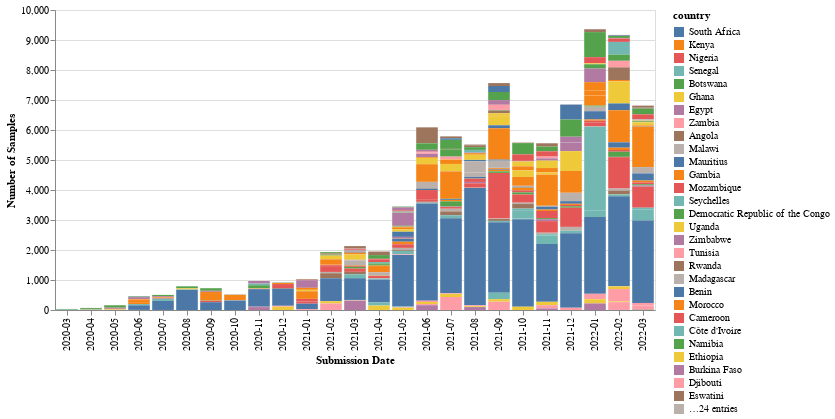

The cell this chart's notebook holds for it:
### Code cell
alt.Chart(
    africa_metadata.groupby(["date_submitted_yearmon", "country"])
    .count()
    .reset_index(),
    width=600,
).mark_bar().encode(
    x=alt.X("date_submitted_yearmon:O", title="Submission Date"),
    y=alt.X("virus", title="Number of Samples"),
    color=alt.Color("country", sort="-y"),
    tooltip="country",
)

### Figure 1 — Vega-Lite specification as saved in the notebook (floating-point values rounded to 4 significant figures; data arrays with more than 128 entries replaced by an {"elided": "..."} marker saying what was removed)
{"config": {"view": {"continuousWidth": 400, "continuousHeight": 300}}, "data": {"name": "data-1e8e28d5d005f9eb27a41f32c533dfb6"}, "mark": "bar", "encoding": {"color": {"type": "nominal", "field": "country", "sort": "-y"}, "tooltip": {"type": "nominal", "field": "country"}, "x": {"type": "ordinal", "field": "date_submitted_yearmon", "title": "Submission Date"}, "y": {"type": "quantitative", "field": "virus", "title": "Number of Samples"}}, "width": 600, "$schema": "https://vega.github.io/schema/vega-lite/v4.8.1.json", "datasets": {"data-1e8e28d5d005f9eb27a41f32c533dfb6": {"elided": "457 records"}}}
